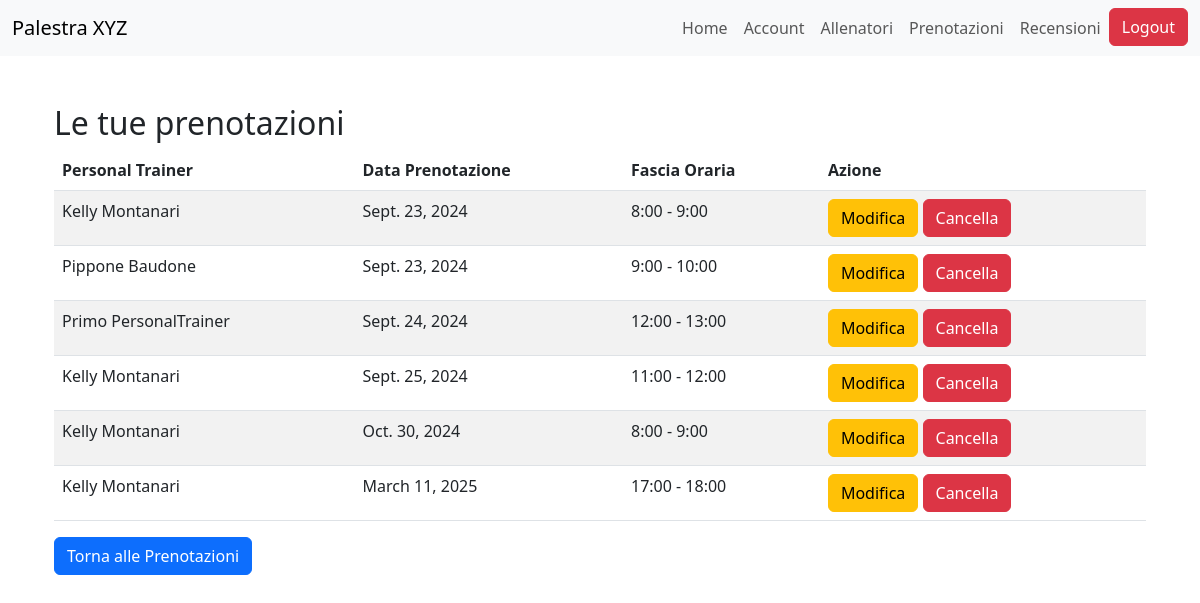
Page /bookings/modifica/ (signed in) on the earlier database version.
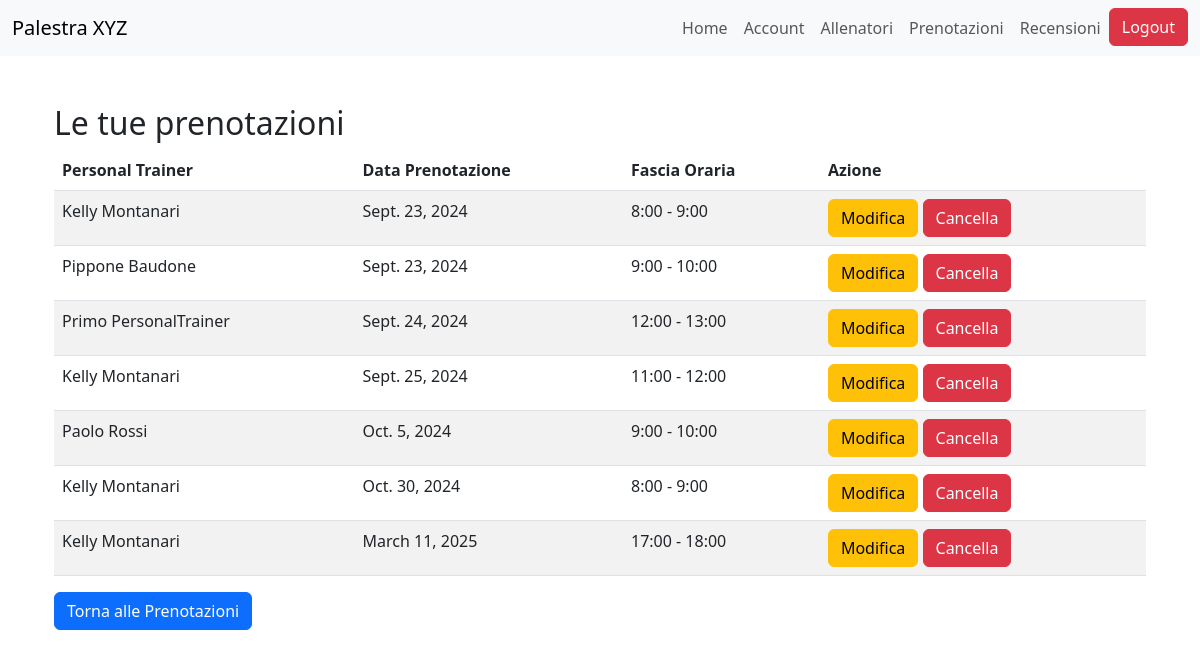
Same page on the later database version.
### bookings/models.py (models this page shows, shortened)
class Prenotazione(models.Model):
    registrato_utente = models.ForeignKey(RegistratoUtente, on_delete=models.CASCADE)
    personal_trainer = models.ForeignKey(PersonalTrainer, on_delete=models.CASCADE)
    richieste_specifiche = models.TextField(max_length=500, blank=True, null=True)
    ORARI_FASCIA = [
        (8, '8:00 - 9:00'),
        (9, '9:00 - 10:00'),
        (10, '10:00 - 11:00'),
        (11, '11:00 - 12:00'),
        (12, '12:00 - 13:00'),
        (13, '13:00 - 14:00'),
        (14, '14:00 - 15:00'),
        (15, '15:00 - 16:00'),
        (16, '16:00 - 17:00'),
        (17, '17:00 - 18:00'),
        (18, '18:00 - 19:00'),
    ]
    fascia_oraria = models.IntegerField(choices=ORARI_FASCIA)
    data_prenotazione = models.DateField()
    class Meta:
        unique_together = ('personal_trainer', 'fascia_oraria', 'data_prenotazione')
        verbose_name_plural = "Prenotazioni"

### trainers/models.py (models this page shows, shortened)
class PersonalTrainer(models.Model):
    user = models.OneToOneField(User, on_delete=models.CASCADE)
    nome = models.CharField(max_length=100)
    cognome = models.CharField(max_length=100)
    data_di_nascita = models.DateField()
    bio = models.TextField(max_length=500)
    SCELTA_PREFERENZE = [
        ("BB", "BodyBuilding"),
        ("PL", "PowerLifting"),
        ("CL", "Calisthenics"),
        ("ST", "StrongMen"),
        ("YG", "Yoga"),
        ("PS", "Pilates"),
        ("AR", "Aerobico")
    ]
    preferenze = models.CharField(max_length=2, choices=SCELTA_PREFERENZE)
    immagine_profilo = models.ImageField(upload_to=foto_profilo_upload_path, blank=True, null=True)
    competenze = models.TextField(max_length=500, default='Nessuna competenza')
    class Meta:
        verbose_name = "Personal Trainer"
        verbose_name_plural = "Personal Trainers"

### bookings/views.py (the view)
# urls.py: path('modifica/', modifica_prenotazioni, name='modifica_prenotazioni'),
@login_required
def modifica_prenotazioni(request):
    prenotazioni = Prenotazione.objects.filter(registrato_utente__user=request.user).order_by('data_prenotazione', 'fascia_oraria')
    return render(request, 'bookings/modifica_prenotazioni.html', {'prenotazioni': prenotazioni})

### bookings/templates/bookings/modifica_prenotazioni.html
{% extends 'base.html' %}
{% block content %}
  <div class="container mt-5">
    <h2>Le tue prenotazioni</h2>
    {% if prenotazioni %}
      <table class="table table-striped">
        <thead>
          <tr>
            <th>Personal Trainer</th>
            <th>Data Prenotazione</th>
            <th>Fascia Oraria</th>
            <th>Azione</th>
          </tr>
        </thead>
        <tbody>
          {% for prenotazione in prenotazioni %}
            <tr>
              <td>{{ prenotazione.personal_trainer.nome }} {{ prenotazione.personal_trainer.cognome }}</td>
              <td>{{ prenotazione.data_prenotazione }}</td>
              <td>{{ prenotazione.get_fascia_oraria_display }}</td>
              <td>
                  <a href="{% url 'bookings:prenotazione_update' prenotazione.pk %}" class="btn btn-warning">Modifica</a>
                  <a href="{% url 'bookings:prenotazione_delete' prenotazione.pk %}" class="btn btn-danger">Cancella</a>
              </td>
            </tr>
          {% endfor %}
        </tbody>
      </table>
    {% else %}
      <p>Non hai prenotazioni attive.</p>
    {% endif %}
    <a href="{% url 'bookings:home_page' %}" class="btn btn-primary">Torna alle Prenotazioni</a>
  </div>
{% endblock %}

Differences in the rows shown:
added Prenotazione: personal_trainer.nome "Paolo", personal_trainer.cognome "Rossi", data_prenotazione "Oct. 5, 2024", fascia_oraria "9:00 - 10:00"
